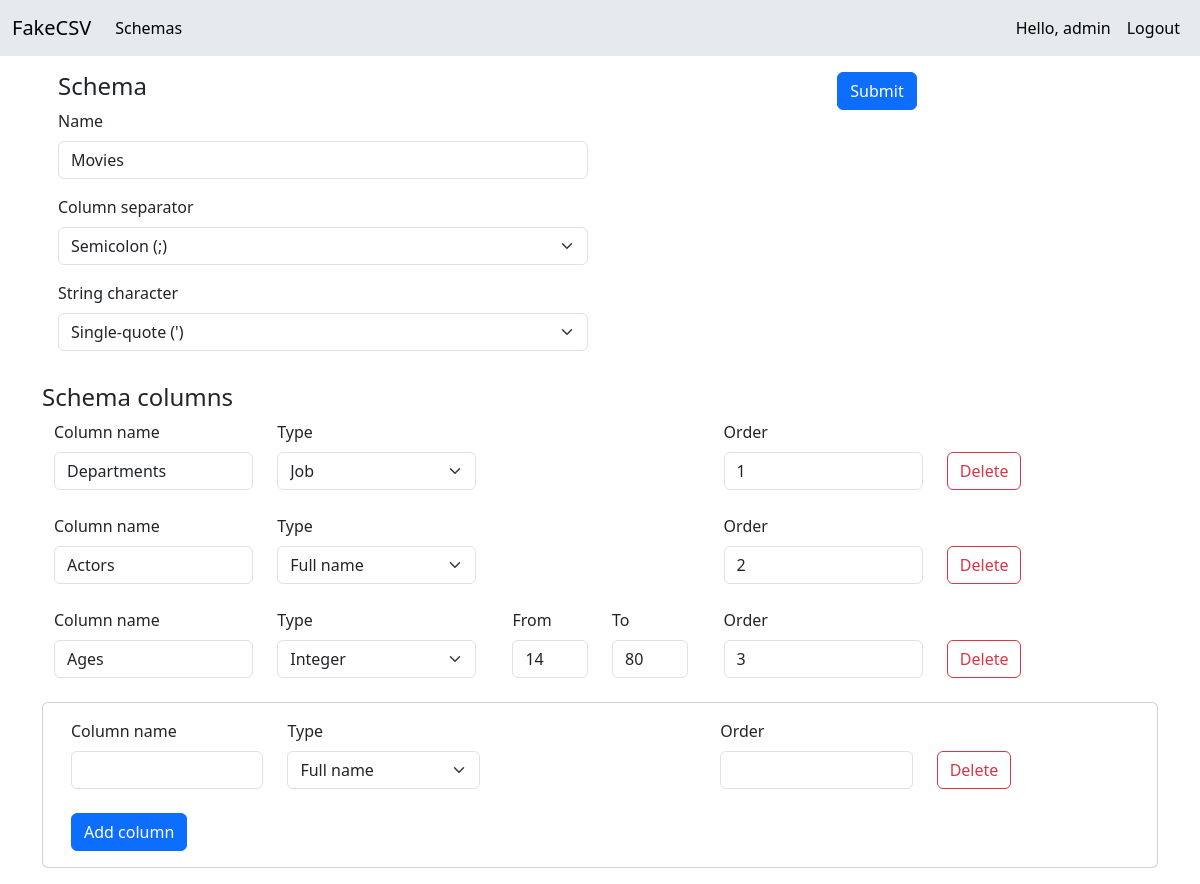
The app's page /edit-schema/Movies/ (signed in) with its own data.
### CSV_converter/models.py (models this page shows, shortened)
class Schema(models.Model):
    user = models.ForeignKey(User, on_delete=models.CASCADE, default=1)
    schema_name = models.CharField(max_length=255)
    column_separator = models.CharField(max_length=255)
    string_character = models.CharField(max_length=255)
    modified = models.DateField(auto_now=True)

class Column(models.Model):
    name = models.CharField(max_length=255)
    type = models.CharField(
        max_length=255,
        choices=TYPE_CHOICES
    )
    order = models.CharField(max_length=255)
    schema = models.ForeignKey(
        Schema,
        on_delete=models.CASCADE
    )

class IntegerColumn(Column):
    range_low = models.IntegerField(blank=True, null=True, default=0)
    range_high = models.IntegerField(blank=True, null=True, default=100)

### CSV_converter/views.py (the view, shortened to what this page needs)
# urls.py: path('edit-schema/<str:name>/', views.EditSchemaView.as_view(), name="edit_schema"),
class EditSchemaView(View):
    template_name = "edit_schema.html"
    def get(self, *args, **kwargs):
        name = kwargs.get('name')
        schema = get_object_or_404(Schema, schema_name=name)
        columns = schema.column_set.all().order_by('order')
        options = ['Full name', 'Job', 'Email', 'Integer', 'Date']
        schema_dict = {"schema": schema, "columns": columns, 'options': options}
        return render(self.request, self.template_name, schema_dict)

### CSV_converter/templates/edit_schema.html (shortened to what this page needs)
{% extends 'base.html' %}
{% load static %}
{% block css %}
<link rel="preload" as="style" href="{% static 'css/delete_btn.css' %}" onload="this.rel = 'stylesheet'"/>
<link rel="preload" as="style" href="{% static 'css/integer.css' %}" onload="this.rel = 'stylesheet'"/>
{% endblock %}
{% block content %}
  <form method="post">
    <div class="container text-left p-3">
      <div class="row">
        <div class="col">
          <h4>Schema</h4>
          <div class="mb-3">
            <label class="form-label" for="schema_name">Name</label>
            <input type="text" id="schema_name" class="form-control" name="schema_name" value="{{ schema.schema_name }}">
          </div>
          <div class="mb-3">
            <label for="column_separator" class="form-label">Column separator</label>
            <select class="form-select"  name="separator" id="column_separator" aria-label="Default select example">
              {% if schema.column_separator == ',' %}
                <option value="," selected>Comma (,)</option>
                <option value=";">Semicolon (;)</option>
              {% else %}
                <option value=";" selected>Semicolon (;)</option>
              {% endif %}
            </select>
          </div>
          <div class="mb-3">
            <label class="form-label">String character</label>
            <select class="form-select" name="character" aria-label="Default select example">
              {% if schema.string_character == '"' %}
                <option value='"' selected>Double-quote (")</option>
                <option value="'">Single-quote (')</option>
              {% else %}
                <option value="'" selected>Single-quote (')</option>
              {% endif %}
            </select>
          </div>
        </div>
        <div class="col">
          <div class="d-grid gap-2 d-md-flex justify-content-evenly">
            <input class="btn btn-primary" id="submit1" name="submit" type="submit" value="Submit">
          </div>
        </div>
      </div>
    </div>
    <h4>Schema columns</h4>
    <div id="columns-container">
      {% for column in columns %}
        <div class="card-body">
          <div class="container text-left">
            <div class="row">
              <div class="col">
                <label for="column_name{{ forloop.counter }}" class="form-label">Column name</label>
                <input type="text" id="column_name{{ forloop.counter }}" name="column_name" class="form-control" value="{{ column.name }}">
              </div>
              <div class="col">
                <label for="type" class="form-label">Type</label>
                <select class="form-select" name="type" id="type">
                  {% for option in options %}
                    <option value="{{ forloop.counter }}" {% if column.type|add:0 == forloop.counter %}selected{% endif %}>{{ option }}</option>
                  {% endfor %}
                </select>
              </div>
              <div class="col">
                <div id="integerFields{{ forloop.counter }}" class="integer-fields">
                  <div class="container text-left">
                    <div class="row">
                      <div class="col">
                          <label for="from{{ forloop.counter }}" class="form-label">From</label>
                          {% if column.type == "4" %}
                            <input id="from{{ forloop.counter }}" name="from[]" type="text" class="form-control" value="{{ column.integercolumn.range_low }}">
                          {% else %}
                            <input id="from{{ forloop.counter }}" name="from[]" type="text" class="form-control">
                          {% endif %}
                      </div>
                      <div class="col">
                          <label for="to{{ forloop.counter }}" class="form-label">To</label>
                          {% if column.type == "4" %}
                            <input id="to{{ forloop.counter }}" name="to[]" type="text" class="form-control" value="{{ column.integercolumn.range_high }}">
                          {% else %}
                            <input id="to{{ forloop.counter }}" name="to[]" type="text" class="form-control">
                          {% endif %}
                      </div>
                    </div>
                  </div>
                </div>
              </div>
              <div class="col">
                <label for="order{{ forloop.counter }}" class="form-label">Order</label>
                <input id="order{{ forloop.counter }}" type="text" class="form-control" name="order" value="{{ column.order }}">
              </div>
              <div class="col">
                <button type="button" class="btn btn-outline-danger special">Delete</button>
              </div>
            </div>
          </div>
          <br>
        </div>
      {% endfor %}
    </div>
    <div class="card mb-3">
      <div class="card-body">
        <div class="container text-left">
          <div class="row">
            <div class="col">
              <label for="column_name" class="form-label">Column name</label>
              <input type="text" id="column_name" name="add_column_name" class="form-control">
              <br>
              <button type="button" id="add-column-button" name="submit" class="btn btn-primary">Add column</button>
            </div>
            <div class="col">
              <label for="type">Type</label>
              <select class="form-select" name="type" id="type" aria-label="Type">
                <option value="1">Full name</option>
              </select>
            </div>
            <div class="col">
            </div>
            <div class="col">
              <label for="order" class="form-label">Order</label>
              <input id="order" type="text" class="form-control" name="add_order">
            </div>
            <div class="col">
              <button type="button" class="btn btn-outline-danger special">Delete</button>
            </div>
          </div>
        </div>
      </div>
    </div>
  </form>
{% endblock %}

### CSV_converter/templates/partials/_header.html (shortened to what this page needs)
<nav class="navbar navbar-expand-lg sticky-top" style="background-color: #e6eaed;" role="navigation">
    <div class="container-fluid">
      <span class="navbar-brand mb-0 h1"><a class="nav-link active" aria-current="page" href="{% url 'home' %}">FakeCSV</a></span>
      <div class="collapse navbar-collapse" id="navbarSupportedContent">
        {% if user.is_authenticated %}
        <ul class="navbar-nav me-auto mb-2 mb-lg-0">
          <li class="nav-item">
            <a class="nav-link active" aria-current="page" href="{% url 'data_schemas' %}">Schemas</a>
          </li>
        </ul>
        <ul class="navbar-nav ml-auto">
            <li class="nav-item">
              <a class="nav-link active" aria-current="page" href="{% url 'profile' %}">Hello, {{ user.username }}</a>
            </li>
            <li class="nav-item">
              <a class="nav-link active" aria-current="page" href="{% url 'logout' %}">Logout</a>
            </li>
        </ul>
        {% endif %}
      </div>
    </div>
</nav>

### CSV_converter/static/css/delete_btn.css (style rules this page uses)
.special { position: relative; top: 32px; }

### records on screen
Schema: schema_name "Movies", separator "Semicolon (;)", character "Single-quote (')"
Column: column_name "Departments", type "Job", order "1"
Column: column_name "Actors", type "Full name", order "2"
Column: column_name "Ages", type "Integer", integercolumn.range_low "14", integercolumn.range_high "80", order "3"

### other values on screen
{{ user.username }} "admin"
